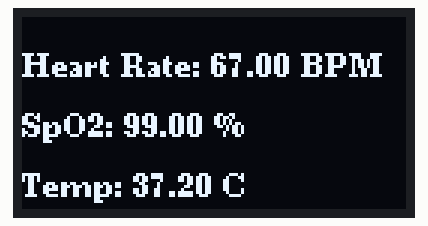
Simulated run of this sketch. Board: ESP32. Shown: 128×64 one-colour display. WiFi joins after 1.5 s; servers stay silent unless stated; random numbers use the default seed unless the sketch sets one; what the sketch prints to the serial monitor is not drawn.

Above: at 1.9 s.
At 5.9 s:
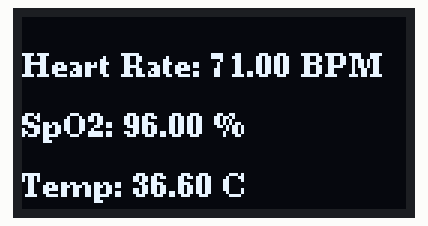
At 10.9 s:
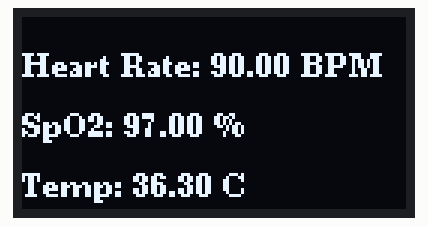
At 19.9 s:
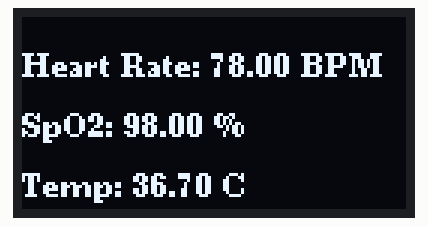
At 29.0 s:
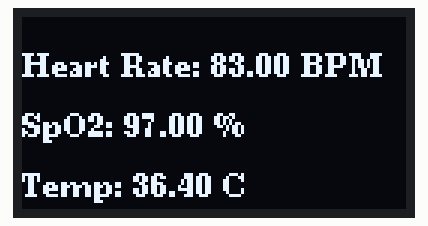
At 39.0 s:
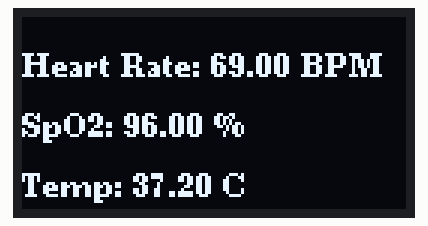

Measured:
- what the display in image 0 shows lasts 1.0 s, from 1.9 s to 2.9 s

The sketch:

V1.3.ino
```cpp
// Blynk Configuration
#define BLYNK_TEMPLATE_ID "TMPL3gTF4jgGw"
#define BLYNK_TEMPLATE_NAME "iot healthcare"
#define BLYNK_AUTH_TOKEN "-g9jjSC1nMbqwqZyfZ_XTWYh7nOwHORj"

#define BLYNK_PRINT Serial

#include <WiFi.h>
#include <BlynkSimpleEsp32.h>
#include <Wire.h>
#include "MAX30100_PulseOximeter.h"
#include <U8g2lib.h>

// *Wi-Fi Credentials*
const char* ssid = "ZTE_2.4G_6SDbuZ";         // Replace with your Wi-Fi SSID
const char* password = "Q3AC29Yd"; // Replace with your Wi-Fi password

// *Blynk Auth Token*
char auth[] = BLYNK_AUTH_TOKEN;

// *I2C OLED Display (128x64, I2C)*
U8G2_SSD1306_128X64_NONAME_F_HW_I2C u8g2(U8G2_R0, U8X8_PIN_NONE, 22, 21);

// *Time Tracking*
uint32_t tsLastReport = 0;
#define REPORTING_PERIOD_MS 1000  // Update every 1 second

void setup() {
  Serial.begin(115200);
  Serial.println("Blynk Dummy Healthcare System");

  // *Initialize OLED*
  u8g2.begin();
  u8g2.clearBuffer();
  u8g2.setFont(u8g2_font_ncenB08_tr);
  Serial.println("OLED Initialized");

  // *Connect to Wi-Fi*
  Serial.print("Connecting to Wi-Fi...");
  WiFi.begin(ssid, password);
  while (WiFi.status() != WL_CONNECTED) {
    delay(500);
    Serial.print(".");
  }
  Serial.println("\nWi-Fi connected!");
  Serial.print("IP Address: ");
  Serial.println(WiFi.localIP());

  // *Connect to Blynk*
  Blynk.begin(auth, ssid, password);
}

void loop() {
  Blynk.run();  // Keep Blynk connected

  // *Generate Dummy Sensor Values*
  float heartRate = random(60, 100);  // Dummy BPM between 60-100
  float spO2 = random(95, 100);       // Dummy SpO2 between 95-100%
  float temperatureC = random(36, 38) + (random(0, 9) / 10.0); // Dummy Temp 36-38°C

  // *Update OLED Every Second*
  if (millis() - tsLastReport > REPORTING_PERIOD_MS) {
    tsLastReport = millis();

    // *Display on Serial Monitor*
    Serial.print("Heart Rate: ");
    Serial.print(heartRate);
    Serial.print(" BPM | SpO2: ");
    Serial.print(spO2);
    Serial.print(" % | Temp: ");
    Serial.print(temperatureC);
    Serial.println(" °C");

    // *Update OLED Display*
    u8g2.clearBuffer();
    u8g2.setCursor(0, 20);
    u8g2.print("Heart Rate: ");
    u8g2.print(heartRate);
    u8g2.print(" BPM");

    u8g2.setCursor(0, 40);
    u8g2.print("SpO2: ");
    u8g2.print(spO2);
    u8g2.print(" %");

    u8g2.setCursor(0, 60);
    u8g2.print("Temp: ");
    u8g2.print(temperatureC);
    u8g2.print(" C");

    u8g2.sendBuffer();

    // *Send Values to Blynk Dashboard*
    Blynk.virtualWrite(V0, heartRate);   // Send BPM to Blynk (V0)
    Blynk.virtualWrite(V1, spO2);        // Send SpO2 to Blynk (V1)
    Blynk.virtualWrite(V2, temperatureC);// Send Temperature to Blynk (V2)
  }

  delay(10);  // Small delay for stability
}
```
